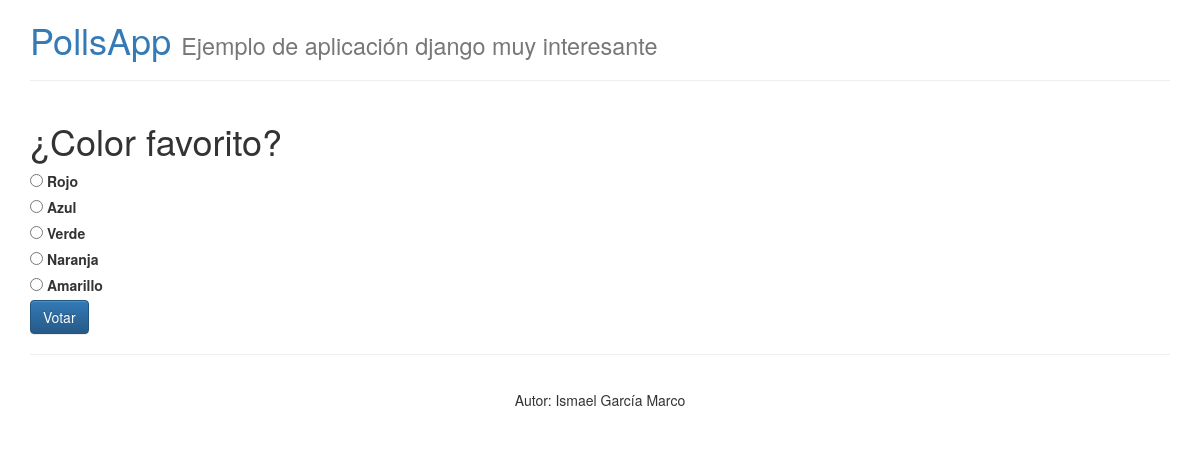
The page /polls/1/ on the database its author committed.
### polls/models.py (models this page shows, shortened)
class Question(models.Model):
	question_text = models.CharField(max_length=200)
	pub_date = models.DateTimeField('date published')

class Choice(models.Model):
	question = models.ForeignKey(Question)
	choice_text = models.CharField(max_length=200)
	votes = models.IntegerField(default=0)

### polls/views.py (the view)
# urls.py: url(r'^(?P<question_id>\d+)/$', views.detail, name='detail'),
def detail(request, question_id):
	question = get_object_or_404(Question, pk=question_id)
	context = {
		'question' : question
	}
	return render(request, 'detail.html', context)

### polls/context_processor.py (called while the page is built)
def SiteInfo(request):
	return {
		'site_title' : settings.SITE_TITLE,
		'site_subtitle' : settings.SITE_SUBTITLE,
		'site_credits' : settings.SITE_CREDITS,
	}

def LastActivity(request):
	result = {}
	if 'votes' in request.session:
		pks_list = request.session['votes']
		questions = list(Question.objects.filter(pk__in=pks_list))
		questions.sort(key=lambda t: pks_list.index(t.pk))
		result['last_questions'] = questions
	return result

### polls/templates/detail.html (shortened to what this page needs)
{% extends "layouts/main.html" %}
{% block content %}
<h1>{{question.question_text}}</h1>
<form action="{% url 'vote' question.id %}" method="POST">
	{% for choice in question.choice_set.all %}
		<input type="radio" name="choice" id="choice{{forloop.counter}}" value="{{choice.id}}">
		<label for="choice{{forloop.counter}}">{{choice.choice_text}}</label><br/>
	{% endfor %}
	<input type="submit" value="Votar" class="btn btn-primary">
</form>
{% endblock %}

### rows shown on the page
Question: question_text "¿Color favorito?"
Choice: choice_text "Rojo"
Choice: choice_text "Azul"
Choice: choice_text "Verde"
Choice: choice_text "Naranja"
Choice: choice_text "Amarillo"

### other values the page prints
{{ site_title }} "PollsApp"
{{ site_subtitle }} "Ejemplo de aplicación django muy interesante"
{{ site_credits }} "Autor: Ismael García Marco"
